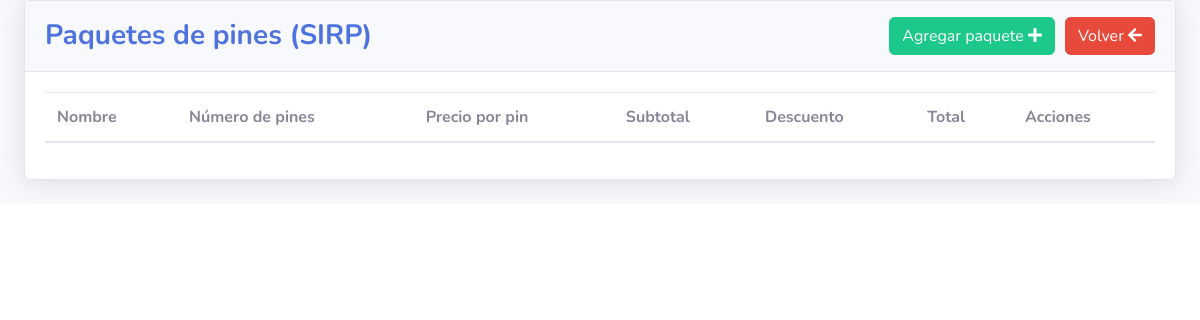
The app's page /paginas/admin/paquetes.php (signed in), older data.
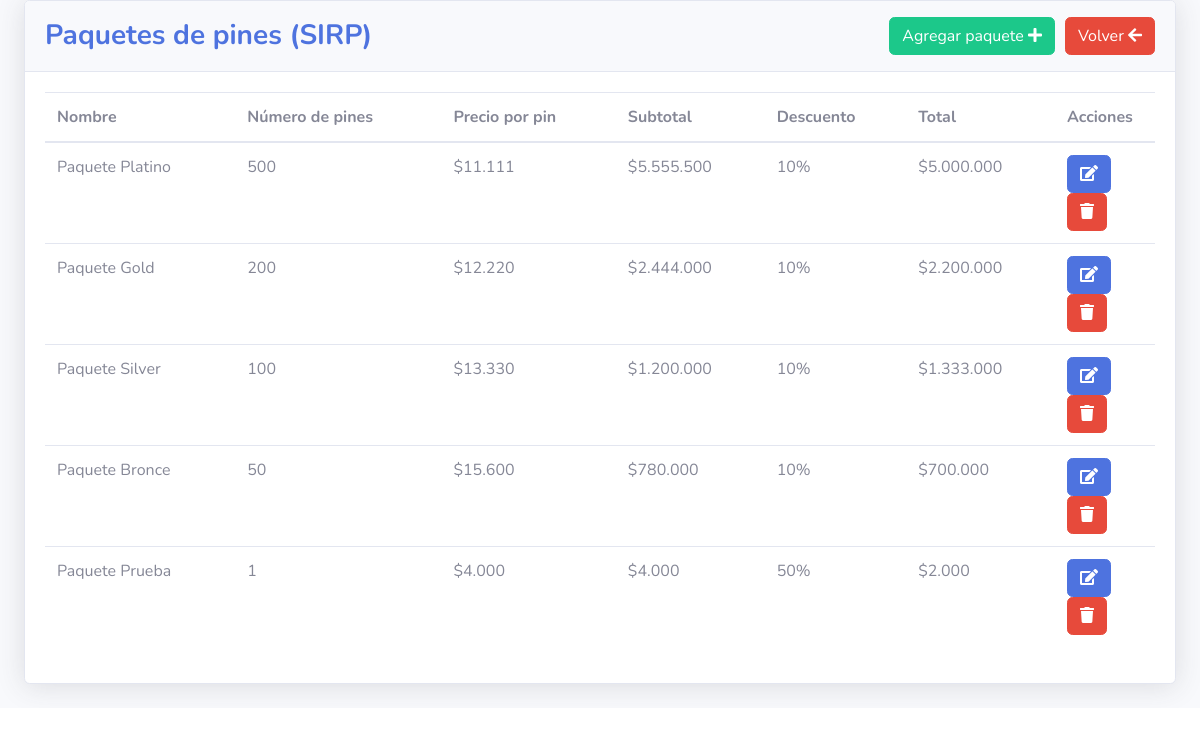
The same page, newer data.
### tables this page shows
CREATE TABLE `paquetes` (
  `id` int NOT NULL AUTO_INCREMENT,
  `nombre` text,
  `numero_pines` text,
  `precio_pin` text,
  `subtotal` double DEFAULT NULL,
  `total` double DEFAULT NULL,
  `descuento` double DEFAULT NULL,
  PRIMARY KEY (`id`)
);

### paginas/admin/paquetes.php (the view, shortened to what this page needs)
<?php
include_once("../../conexion.php");
if(($_SESSION['logueado']) == true){
    $paquetes = $con->query("SELECT * FROM paquetes ORDER BY total DESC");
?>
<!DOCTYPE html>
<html lang="en">
<head>
  <link href="../../vendor/fontawesome-free/css/all.min.css" rel="stylesheet" type="text/css">
  <link href="../../css/sb-admin-2.min.css" rel="stylesheet">
</head>
<body style="overflow-x: hidden; overflow-y: hidden;">
  <div id="wrapper">
    <div id="content-wrapper" class="d-flex flex-column">
      <div id="content">
        <div class="container-fluid">
          <div class="row">
            <div class="col-lg-12">
              <div class="card shadow mb-4">
                <div class="card-header py-3 d-flex flex-row align-items-center justify-content-between">
                  <h3 class="m-0 font-weight-bold text-primary"> Paquetes de pines (SIRP)</h3>
                  <div class="d-flex flex-row align-items-center justify-content-between">
                    <a href="#" data-toggle="modal" data-target="#agregarPaquete" class="btn btn-success">Agregar paquete <i class="fas fa-plus"></i></a>
                    <button style="margin-left: 10px;" class="btn btn-danger" onclick="history.back()">Volver <i class="fas fa-arrow-left"></i></button>
                  </div>
                </div>
                <div class="card-body" style="height: fit-content;">
                  <div class="chart-area" style="height: auto;">
                     <table class="table" id="example" style="width: 100%;">
                       <thead>
                         <tr>
                           <th scope="col">Nombre</th>
                           <th scope="col">Número de pines</th>
                           <th scope="col">Precio por pin</th>
                           <th scope="col">Subtotal</th>
                           <th scope="col">Descuento</th>
                           <th scope="col">Total</th>
                           <th scope="col">Acciones</th>
                         </tr>
                       </thead>
                       <tbody>
                        <?php
                          while ($row = mysqli_fetch_array($paquetes)) {
                        ?>
                         <tr>
                           <td><?php echo $row["nombre"] ?></td>
                           <td><?php echo $row["numero_pines"] ?></td>
                           <td>$<?php echo number_format($row["precio_pin"], 0, ',', '.') ?></td>
                           <td>$<?php echo number_format($row["subtotal"], 0, ',', '.') ?></td>
                           <td><?php echo $row["descuento"] ?>%</td>
                           <td>$<?php echo number_format($row["total"], 0, ',', '.') ?></td>
                           <td style="width: 100px;">
                            <a href="#" onclick="mapearPaquete(<?php echo $row['id'] ?>, '<?php echo $row['nombre'] ?>', <?php echo $row['numero_pines'] ?>, <?php echo $row['precio_pin'] ?>, <?php echo $row['descuento'] ?>)" data-toggle="modal" data-target="#editarPaquete" class="btn btn-primary"><i class="fas fa-edit"></i></a>
                            <a href="#" onclick="eliminarPaquete(<?php echo $row['id'] ?>, '<?php echo $row['nombre'] ?>')" class="btn btn-danger"><i class="fas fa-trash"></i></a>
                           </td>
                         </tr>
                        <?php
                          }
                        ?>
                       </tbody>
                    </table>
                  </div>
                </div>
              </div>
            </div>
          </div>
        </div>
      </div>
    </div>
  </div>
  <link rel="stylesheet" type="text/css" href="https://cdn.datatables.net/v/bs4/dt-1.10.18/datatables.min.css" />
</body>
</html>
<?php
}else{
  header("Location: ../../index.php");
  exit();
}
?>

Row changes from the older to the newer data that the page shows:
added paquetes: nombre "Paquete Platino", numero_pines "500", precio_pin "11.111", subtotal "5.555.500", descuento "10", total "5.000.000"
added paquetes: nombre "Paquete Gold", numero_pines "200", precio_pin "12.220", subtotal "2.444.000", descuento "10", total "2.200.000"
added paquetes: nombre "Paquete Silver", numero_pines "100", precio_pin "13.330", subtotal "1.200.000", descuento "10", total "1.333.000"
added paquetes: nombre "Paquete Bronce", numero_pines "50", precio_pin "15.600", subtotal "780.000", descuento "10", total "700.000"
added paquetes: nombre "Paquete Prueba", numero_pines "1", precio_pin "4.000", subtotal "4.000", descuento "50", total "2.000"
